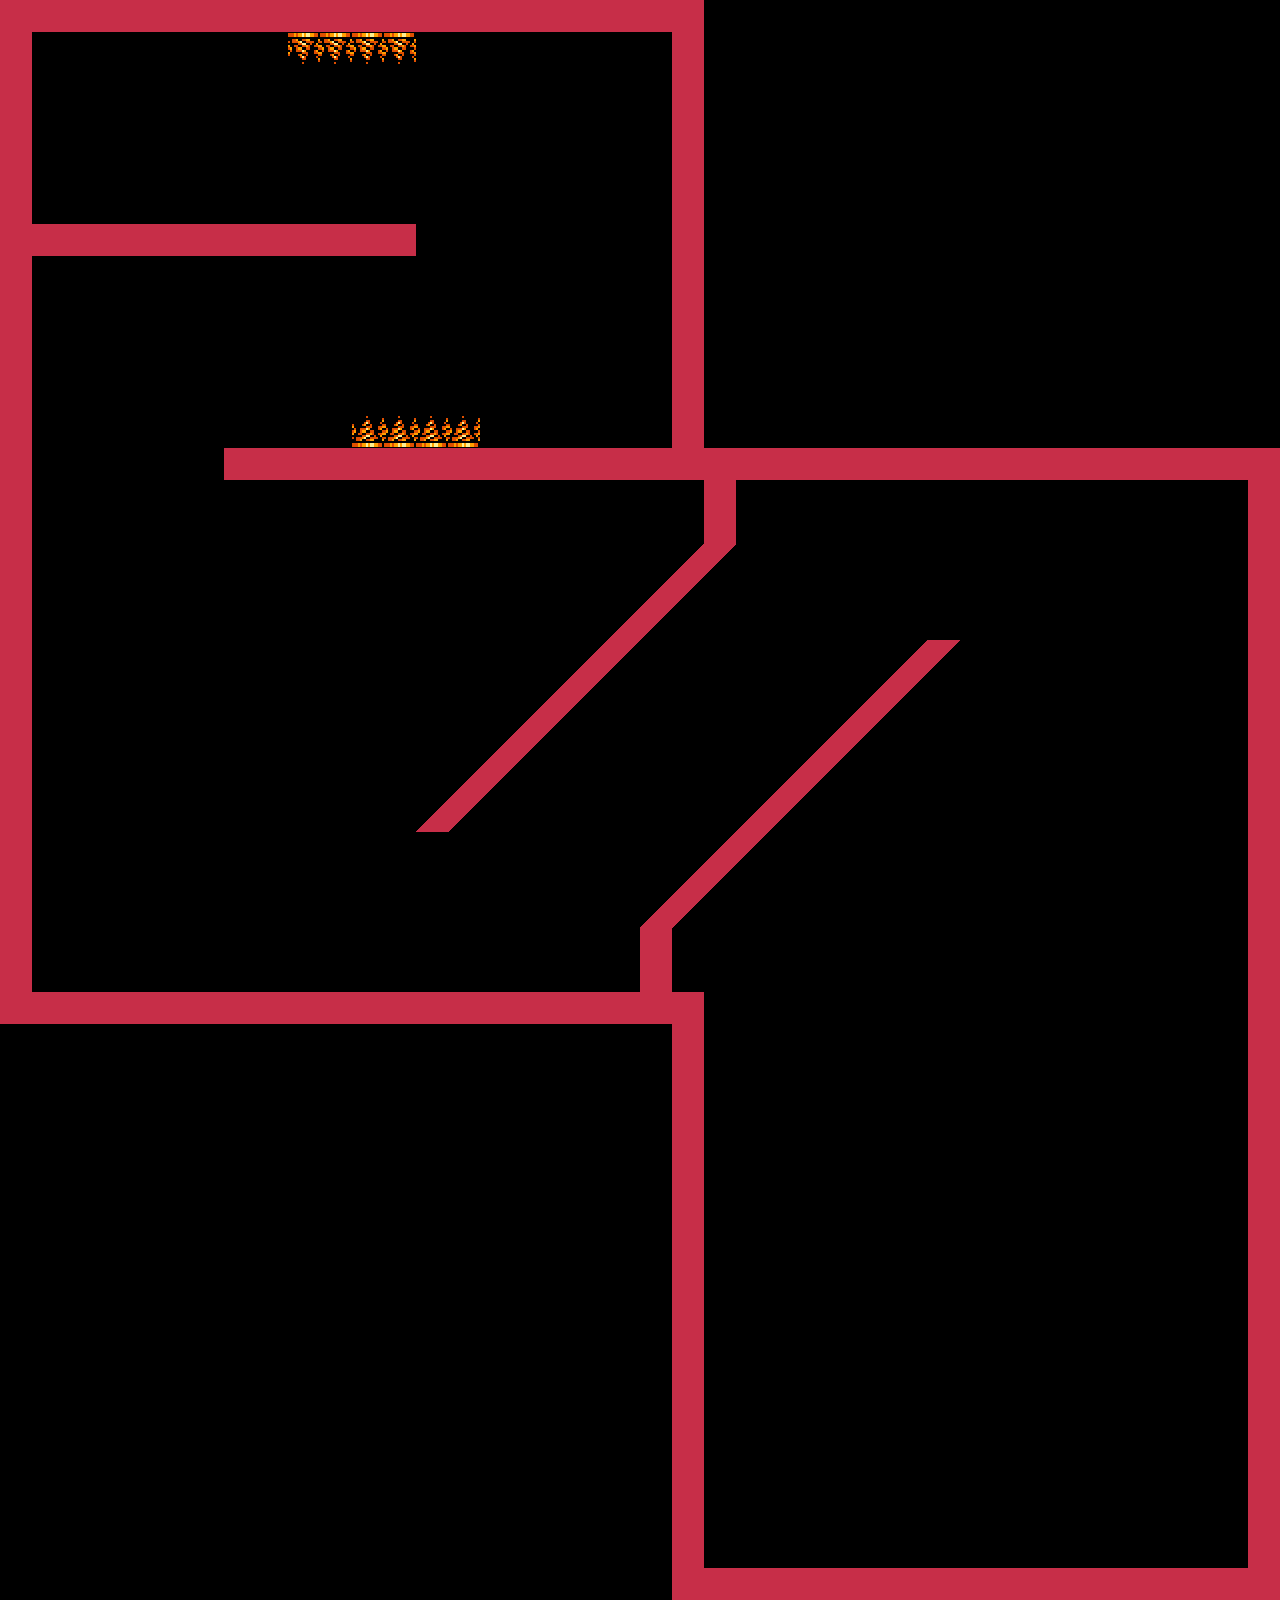

The image is a tile-based game level rendered from a .tmx file. Its description and source (layers, tilesets, objects; grid data summarised) follow:
An orthogonal 40x50 tile map with 32x32 px tiles, 1 tile layer (stageTiles), 2 tilesets and 19 objects (PlayerStart, Goal, crossPlatform, triangleSmall).

<map version="1.0" orientation="orthogonal" width="40" height="50" tilewidth="32" tileheight="32">
 <tileset firstgid="1" name="newTilesBLUE" tilewidth="32" tileheight="32">
  <image source="newTilesBLUE.png" width="128" height="128" />
 </tileset>
 <tileset firstgid="17" name="newTilesBLACK" tilewidth="32" tileheight="32">
  <image source="newTilesRED.png" width="160" height="128" />
 </tileset>
 <layer name="stageTiles" width="40" height="50">
  <data>[2000 cells, 250 non-empty, 5 distinct tile ids]</data>
 </layer>
 <objectgroup name="Game Objects" width="40" height="50">
  <object name="PlayerStart" x="864" y="1056" />
  <object name="Goal" x="480" y="928" />
 </objectgroup>
 <objectgroup name="Collisions" width="40" height="50">
  <object x="0" y="0" width="32" height="1024" />
  <object x="32" y="0" width="672" height="32" />
  <object x="672" y="32" width="32" height="416" />
  <object x="32" y="224" width="384" height="32" />
  <object x="224" y="448" width="1056" height="32" />
  <object x="32" y="992" width="640" height="32" />
  <object x="672" y="992" width="32" height="608" />
  <object x="704" y="1568" width="544" height="32" />
  <object x="1248" y="480" width="32" height="1120" />
  <object x="704" y="480" width="32" height="64" />
  <object x="640" y="928" width="32" height="64" />
  <object x="416" y="832">
   <polygon points="0,0 288,-288 320,-288 32,0" />
  </object>
  <object x="640" y="928">
   <polygon points="0,0 288,-288 320,-288 32,0" />
  </object>
 </objectgroup>
 <objectgroup name="Spike Collisions" width="40" height="50">
  <object x="288" y="32" width="128" height="32" />
  <object x="352" y="416" width="128" height="32" />
 </objectgroup>
 <objectgroup name="rotatingPlatforms" width="40" height="50">
  <object name="crossPlatform" x="1024" y="896">
   <properties>
    <property name="speed" value="1" />
   </properties>
  </object>
  <object name="triangleSmall" x="960" y="1280">
   <properties>
    <property name="speed" value="-1" />
   </properties>
  </object>
 </objectgroup>
</map>
